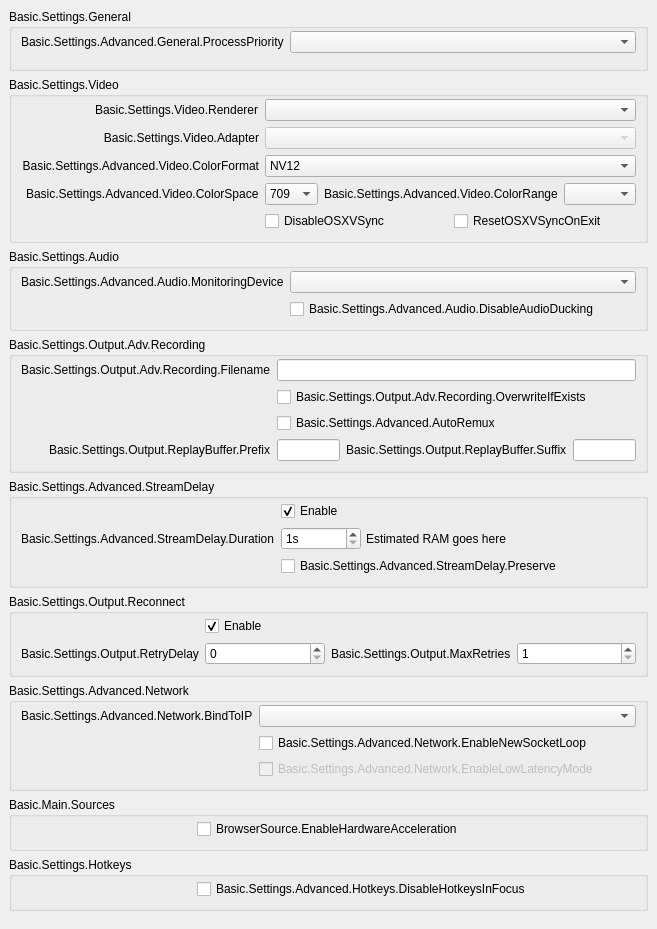
           <widget class="QWidget" name="scrollAreaWidgetContents">
            <property name="geometry">
             <rect>
              <x>0</x>
              <y>0</y>
              <width>657</width>
              <height>822</height>
             </rect>
            </property>
            <layout class="QVBoxLayout" name="verticalLayout_23">
             <property name="leftMargin">
              <number>0</number>
             </property>
             <property name="topMargin">
              <number>0</number>
             </property>
             <property name="rightMargin">
              <number>0</number>
             </property>
             <property name="bottomMargin">
              <number>9</number>
             </property>
             <item>
              <widget class="QWidget" name="widget_11" native="true">
               <layout class="QVBoxLayout" name="verticalLayout_24">
                <item>
                 <widget class="QGroupBox" name="advancedGeneralGroupBox">
                  <property name="title">
                   <string>Basic.Settings.General</string>
                  </property>
                  <layout class="QFormLayout" name="formLayout_22">
                   <property name="fieldGrowthPolicy">
                    <enum>QFormLayout::AllNonFixedFieldsGrow</enum>
                   </property>
                   <property name="labelAlignment">
                    <set>Qt::AlignRight|Qt::AlignTrailing|Qt::AlignVCenter</set>
                   </property>
                   <property name="topMargin">
                    <number>2</number>
                   </property>
                   <item row="0" column="0">
                    <widget class="QLabel" name="processPriorityLabel">
                     <property name="text">
                      <string>Basic.Settings.Advanced.General.ProcessPriority</string>
                     </property>
                     <property name="buddy">
                      <cstring>processPriority</cstring>
                     </property>
                    </widget>
                   </item>
                   <item row="0" column="1">
                    <widget class="QComboBox" name="processPriority"/>
                   </item>
                   <item row="1" column="0">
                    <spacer name="horizontalSpacer_13">
                     <property name="orientation">
                      <enum>Qt::Horizontal</enum>
                     </property>
                     <property name="sizeHint" stdset="0">
                      <size>
                       <width>170</width>
                       <height>0</height>
                      </size>
                     </property>
                    </spacer>
                   </item>
                  </layout>
                 </widget>
                </item>
                <item>
                 <widget class="QGroupBox" name="advancedVideoContainer">
                  <property name="title">
                   <string>Basic.Settings.Video</string>
                  </property>
                  <layout class="QFormLayout" name="formLayout_14">
                   <property name="fieldGrowthPolicy">
                    <enum>QFormLayout::AllNonFixedFieldsGrow</enum>
                   </property>
                   <property name="labelAlignment">
                    <set>Qt::AlignRight|Qt::AlignTrailing|Qt::AlignVCenter</set>
                   </property>
                   <property name="topMargin">
                    <number>2</number>
                   </property>
                   <item row="0" column="0">
                    <widget class="QLabel" name="rendererLabel">
                     <property name="text">
                      <string>Basic.Settings.Video.Renderer</string>
                     </property>
                     <property name="buddy">
                      <cstring>renderer</cstring>
                     </property>
                    </widget>
                   </item>
                   <item row="0" column="1">
                    <widget class="QComboBox" name="renderer">
                     <property name="currentText">
                      <string notr="true"/>
                     </property>
                    </widget>
                   </item>
                   <item row="1" column="0">
                    <widget class="QLabel" name="adapterLabel">
                     <property name="text">
                      <string>Basic.Settings.Video.Adapter</string>
                     </property>
                     <property name="alignment">
                      <set>Qt::AlignRight|Qt::AlignTrailing|Qt::AlignVCenter</set>
                     </property>
                     <property name="buddy">
                      <cstring>adapter</cstring>
                     </property>
                    </widget>
                   </item>
                   <item row="1" column="1">
                    <widget class="QComboBox" name="adapter">
                     <property name="enabled">
                      <bool>false</bool>
                     </property>
                     <property name="currentText">
                      <string notr="true"/>
                     </property>
                    </widget>
                   </item>
                   <item row="2" column="0">
                    <widget class="QLabel" name="label_30">
                     <property name="minimumSize">
                      <size>
                       <width>0</width>
                       <height>0</height>
                      </size>
                     </property>
                     <property name="text">
                      <string>Basic.Settings.Advanced.Video.ColorFormat</string>
                     </property>
                     <property name="alignment">
                      <set>Qt::AlignRight|Qt::AlignTrailing|Qt::AlignVCenter</set>
                     </property>
                     <property name="buddy">
                      <cstring>colorFormat</cstring>
                     </property>
                    </widget>
                   </item>
                   <item row="2" column="1">
                    <widget class="QComboBox" name="colorFormat">
                     <item>
                      <property name="text">
                       <string notr="true">NV12</string>
                      </property>
                     </item>
                     <item>
                      <property name="text">
                       <string notr="true">I420</string>
                      </property>
                     </item>
                     <item>
                      <property name="text">
                       <string>I444</string>
                      </property>
                     </item>
                     <item>
                      <property name="text">
                       <string notr="true">RGB</string>
                      </property>
                     </item>
                    </widget>
                   </item>
                   <item row="4" column="1">
                    <layout class="QHBoxLayout" name="horizontalLayout_18">
                     <property name="leftMargin">
                      <number>0</number>
                     </property>
                     <property name="topMargin">
                      <number>0</number>
                     </property>
                     <property name="rightMargin">
                      <number>0</number>
                     </property>
                     <property name="bottomMargin">
                      <number>0</number>
                     </property>
                     <item>
                      <widget class="QCheckBox" name="disableOSXVSync">
                       <property name="text">
                        <string>DisableOSXVSync</string>
                       </property>
                      </widget>
                     </item>
                     <item>
                      <widget class="QCheckBox" name="resetOSXVSync">
                       <property name="text">
                        <string>ResetOSXVSyncOnExit</string>
                       </property>
                      </widget>
                     </item>
                    </layout>
                   </item>
                   <item row="3" column="1">
                    <layout class="QHBoxLayout" name="horizontalLayout_20">
                     <property name="leftMargin">
                      <number>0</number>
                     </property>
                     <property name="topMargin">
                      <number>0</number>
                     </property>
                     <property name="rightMargin">
                      <number>0</number>
                     </property>
                     <property name="bottomMargin">
                      <number>0</number>
                     </property>
                     <item>
                      <widget class="QComboBox" name="colorSpace">
                       <item>
                        <property name="text">
                         <string notr="true">709</string>
                        </property>
                       </item>
                       <item>
                        <property name="text">
                         <string notr="true">601</string>
                        </property>
                       </item>
                      </widget>
                     </item>
                     <item>
                      <widget class="QLabel" name="label_34">
                       <property name="sizePolicy">
                        <sizepolicy hsizetype="Maximum" vsizetype="Preferred">
                         <horstretch>0</horstretch>
                         <verstretch>0</verstretch>
                        </sizepolicy>
                       </property>
                       <property name="text">
                        <string>Basic.Settings.Advanced.Video.ColorRange</string>
                       </property>
                       <property name="buddy">
                        <cstring>colorRange</cstring>
                       </property>
                      </widget>
                     </item>
                     <item>
                      <widget class="QComboBox" name="colorRange"/>
                     </item>
                    </layout>
                   </item>
                   <item row="3" column="0">
                    <widget class="QLabel" name="label_33">
                     <property name="text">
                      <string>Basic.Settings.Advanced.Video.ColorSpace</string>
                     </property>
                     <property name="buddy">
                      <cstring>colorSpace</cstring>
                     </property>
                    </widget>
                   </item>
                   <item row="4" column="0">
                    <spacer name="horizontalSpacer_12">
                     <property name="orientation">
                      <enum>Qt::Horizontal</enum>
                     </property>
                     <property name="sizeHint" stdset="0">
                      <size>
                       <width>170</width>
                       <height>20</height>
                      </size>
                     </property>
                    </spacer>
                   </item>
                  </layout>
                 </widget>
                </item>
                <item>
                 <widget class="QGroupBox" name="advAudioGroupBox">
                  <property name="title">
                   <string>Basic.Settings.Audio</string>
                  </property>
                  <layout class="QFormLayout" name="formLayout_27">
                   <property name="fieldGrowthPolicy">
                    <enum>QFormLayout::AllNonFixedFieldsGrow</enum>
                   </property>
                   <property name="labelAlignment">
                    <set>Qt::AlignRight|Qt::AlignTrailing|Qt::AlignVCenter</set>
                   </property>
                   <property name="topMargin">
                    <number>2</number>
                   </property>
                   <item row="0" column="0">
                    <widget class="QLabel" name="monitoringDeviceLabel">
                     <property name="text">
                      <string>Basic.Settings.Advanced.Audio.MonitoringDevice</string>
                     </property>
                     <property name="buddy">
                      <cstring>monitoringDevice</cstring>
                     </property>
                    </widget>
                   </item>
                   <item row="0" column="1">
                    <widget class="QComboBox" name="monitoringDevice"/>
                   </item>
                   <item row="1" column="1">
                    <widget class="QCheckBox" name="disableAudioDucking">
                     <property name="text">
                      <string>Basic.Settings.Advanced.Audio.DisableAudioDucking</string>
                     </property>
                    </widget>
                   </item>
                   <item row="1" column="0">
                    <spacer name="horizontalSpacer_11">
                     <property name="orientation">
                      <enum>Qt::Horizontal</enum>
                     </property>
                     <property name="sizeHint" stdset="0">
                      <size>
                       <width>170</width>
                       <height>20</height>
                      </size>
                     </property>
                    </spacer>
                   </item>
                  </layout>
                 </widget>
                </item>
                <item>
                 <widget class="QGroupBox" name="groupBox_6">
                  <property name="title">
                   <string>Basic.Settings.Output.Adv.Recording</string>
                  </property>
                  <layout class="QFormLayout" name="formLayout_17">
                   <property name="fieldGrowthPolicy">
                    <enum>QFormLayout::AllNonFixedFieldsGrow</enum>
                   </property>
                   <property name="labelAlignment">
                    <set>Qt::AlignRight|Qt::AlignTrailing|Qt::AlignVCenter</set>
                   </property>
                   <property name="topMargin">
                    <number>2</number>
                   </property>
                   <item row="0" column="0">
                    <widget class="QLabel" name="label_7">
                     <property name="text">
                      <string>Basic.Settings.Output.Adv.Recording.Filename</string>
                     </property>
                     <property name="buddy">
                      <cstring>filenameFormatting</cstring>
                     </property>
                    </widget>
                   </item>
                   <item row="0" column="1">
                    <widget class="QLineEdit" name="filenameFormatting"/>
                   </item>
                   <item row="1" column="1">
                    <widget class="QCheckBox" name="overwriteIfExists">
                     <property name="text">
                      <string>Basic.Settings.Output.Adv.Recording.OverwriteIfExists</string>
                     </property>
                    </widget>
                   </item>
                   <item row="3" column="1">
                    <layout class="QHBoxLayout" name="horizontalLayout_14">
                     <property name="leftMargin">
                      <number>0</number>
                     </property>
                     <property name="topMargin">
                      <number>0</number>
                     </property>
                     <property name="rightMargin">
                      <number>0</number>
                     </property>
                     <property name="bottomMargin">
                      <number>0</number>
                     </property>
                     <item>
                      <widget class="QLineEdit" name="simpleRBPrefix"/>
                     </item>
                     <item>
                      <widget class="QLabel" name="label_58">
                       <property name="text">
                        <string>Basic.Settings.Output.ReplayBuffer.Suffix</string>
                       </property>
                       <property name="buddy">
                        <cstring>simpleRBSuffix</cstring>
                       </property>
                      </widget>
                     </item>
                     <item>
                      <widget class="QLineEdit" name="simpleRBSuffix"/>
                     </item>
                    </layout>
                   </item>
                   <item row="3" column="0">
                    <widget class="QLabel" name="label_57">
                     <property name="text">
                      <string>Basic.Settings.Output.ReplayBuffer.Prefix</string>
                     </property>
                     <property name="buddy">
                      <cstring>simpleRBPrefix</cstring>
                     </property>
                    </widget>
                   </item>
                   <item row="1" column="0">
                    <spacer name="horizontalSpacer_10">
                     <property name="orientation">
                      <enum>Qt::Horizontal</enum>
                     </property>
                     <property name="sizeHint" stdset="0">
                      <size>
                       <width>170</width>
                       <height>20</height>
                      </size>
                     </property>
                    </spacer>
                   </item>
                   <item row="2" column="1">
                    <widget class="QCheckBox" name="autoRemux">
                     <property name="text">
                      <string>Basic.Settings.Advanced.AutoRemux</string>
                     </property>
                    </widget>
                   </item>
                   <item row="2" column="0">
                    <spacer name="horizontalSpacer_16">
                     <property name="orientation">
                      <enum>Qt::Horizontal</enum>
                     </property>
                     <property name="sizeHint" stdset="0">
                      <size>
                       <width>40</width>
                       <height>20</height>
                      </size>
                     </property>
                    </spacer>
                   </item>
                  </layout>
                 </widget>
                </item>
                <item>
                 <widget class="QGroupBox" name="groupBox_5">
                  <property name="title">
                   <string>Basic.Settings.Advanced.StreamDelay</string>
                  </property>
                  <layout class="QFormLayout" name="formLayout_18">
                   <property name="fieldGrowthPolicy">
                    <enum>QFormLayout::AllNonFixedFieldsGrow</enum>
                   </property>
                   <property name="labelAlignment">
                    <set>Qt::AlignRight|Qt::AlignTrailing|Qt::AlignVCenter</set>
                   </property>
                   <property name="topMargin">
                    <number>2</number>
                   </property>
                   <item row="1" column="0">
                    <widget class="QLabel" name="label_56">
                     <property name="text">
                      <string>Basic.Settings.Advanced.StreamDelay.Duration</string>
                     </property>
                     <property name="buddy">
                      <cstring>streamDelaySec</cstring>
                     </property>
                    </widget>
                   </item>
                   <item row="1" column="1">
                    <widget class="QWidget" name="widget_12" native="true">
                     <property name="enabled">
                      <bool>true</bool>
                     </property>
                     <layout class="QHBoxLayout" name="horizontalLayout_13">
                      <property name="spacing">
                       <number>5</number>
                      </property>
                      <property name="leftMargin">
                       <number>0</number>
                      </property>
                      <property name="topMargin">
                       <number>0</number>
                      </property>
                      <property name="rightMargin">
                       <number>0</number>
                      </property>
                      <property name="bottomMargin">
                       <number>0</number>
                      </property>
                      <item>
                       <widget class="QSpinBox" name="streamDelaySec">
                        <property name="enabled">
                         <bool>true</bool>
                        </property>
                        <property name="sizePolicy">
                         <sizepolicy hsizetype="Maximum" vsizetype="Fixed">
                          <horstretch>0</horstretch>
                          <verstretch>0</verstretch>
                         </sizepolicy>
                        </property>
                        <property name="minimumSize">
                         <size>
                          <width>80</width>
                          <height>0</height>
                         </size>
                        </property>
                        <property name="suffix">
                         <string notr="true">s</string>
                        </property>
                        <property name="minimum">
                         <number>1</number>
                        </property>
                        <property name="maximum">
                         <number>1800</number>
                        </property>
                       </widget>
                      </item>
                      <item>
                       <widget class="QLabel" name="streamDelayInfo">
                        <property name="text">
                         <string notr="true">Estimated RAM goes here</string>
                        </property>
                       </widget>
                      </item>
                     </layout>
                    </widget>
                   </item>
                   <item row="2" column="1">
                    <widget class="QCheckBox" name="streamDelayPreserve">
                     <property name="text">
                      <string>Basic.Settings.Advanced.StreamDelay.Preserve</string>
                     </property>
                    </widget>
                   </item>
                   <item row="0" column="1">
                    <widget class="QCheckBox" name="streamDelayEnable">
                     <property name="text">
                      <string>Enable</string>
                     </property>
                     <property name="checked">
                      <bool>true</bool>
                     </property>
                    </widget>
                   </item>
                   <item row="2" column="0">
                    <spacer name="horizontalSpacer_9">
                     <property name="orientation">
                      <enum>Qt::Horizontal</enum>
                     </property>
                     <property name="sizeHint" stdset="0">
                      <size>
                       <width>170</width>
                       <height>20</height>
                      </size>
                     </property>
                    </spacer>
                   </item>
                  </layout>
                 </widget>
                </item>
                <item>
                 <widget class="QGroupBox" name="groupBox_7">
                  <property name="title">
                   <string>Basic.Settings.Output.Reconnect</string>
                  </property>
                  <layout class="QFormLayout" name="formLayout_19">
                   <property name="fieldGrowthPolicy">
                    <enum>QFormLayout::AllNonFixedFieldsGrow</enum>
                   </property>
                   <property name="labelAlignment">
                    <set>Qt::AlignRight|Qt::AlignTrailing|Qt::AlignVCenter</set>
                   </property>
                   <property name="topMargin">
                    <number>2</number>
                   </property>
                   <item row="0" column="1">
                    <widget class="QCheckBox" name="reconnectEnable">
                     <property name="text">
                      <string>Enable</string>
                     </property>
                     <property name="checked">
                      <bool>true</bool>
                     </property>
                    </widget>
                   </item>
                   <item row="1" column="1">
                    <layout class="QHBoxLayout" name="horizontalLayout_19">
                     <property name="leftMargin">
                      <number>0</number>
                     </property>
                     <property name="topMargin">
                      <number>0</number>
                     </property>
                     <property name="rightMargin">
                      <number>0</number>
                     </property>
                     <property name="bottomMargin">
                      <number>0</number>
                     </property>
                     <item>
                      <widget class="QSpinBox" name="reconnectRetryDelay">
                       <property name="maximum">
                        <number>30</number>
                       </property>
                      </widget>
                     </item>
                     <item>
                      <widget class="QLabel" name="label_22">
                       <property name="sizePolicy">
                        <sizepolicy hsizetype="Maximum" vsizetype="Preferred">
                         <horstretch>0</horstretch>
                         <verstretch>0</verstretch>
                        </sizepolicy>
                       </property>
                       <property name="text">
                        <string>Basic.Settings.Output.MaxRetries</string>
                       </property>
                       <property name="buddy">
                        <cstring>reconnectMaxRetries</cstring>
                       </property>
                      </widget>
                     </item>
                     <item>
                      <widget class="QSpinBox" name="reconnectMaxRetries">
                       <property name="minimum">
                        <number>1</number>
                       </property>
                       <property name="maximum">
                        <number>10000</number>
                       </property>
                      </widget>
                     </item>
                    </layout>
                   </item>
                   <item row="1" column="0">
                    <widget class="QLabel" name="label_17">
                     <property name="text">
                      <string>Basic.Settings.Output.RetryDelay</string>
                     </property>
                     <property name="buddy">
                      <cstring>reconnectRetryDelay</cstring>
                     </property>
                    </widget>
                   </item>
                   <item row="0" column="0">
                    <spacer name="horizontalSpacer_8">
                     <property name="orientation">
                      <enum>Qt::Horizontal</enum>
                     </property>
                     <property name="sizeHint" stdset="0">
                      <size>
                       <width>170</width>
                       <height>20</height>
                      </size>
                     </property>
                    </spacer>
                   </item>
                  </layout>
                 </widget>
                </item>
                <item>
                 <widget class="QGroupBox" name="advNetworkGroupBox">
                  <property name="title">
                   <string>Basic.Settings.Advanced.Network</string>
                  </property>
                  <layout class="QFormLayout" name="formLayout_23">
                   <property name="fieldGrowthPolicy">
                    <enum>QFormLayout::AllNonFixedFieldsGrow</enum>
                   </property>
                   <property name="labelAlignment">
                    <set>Qt::AlignRight|Qt::AlignTrailing|Qt::AlignVCenter</set>
                   </property>
                   <property name="topMargin">
                    <number>2</number>
                   </property>
                   <item row="0" column="0">
                    <widget class="QLabel" name="label_27">
                     <property name="text">
                      <string>Basic.Settings.Advanced.Network.BindToIP</string>
                     </property>
                     <property name="buddy">
                      <cstring>bindToIP</cstring>
                     </property>
                    </widget>
                   </item>
                   <item row="0" column="1">
                    <widget class="QComboBox" name="bindToIP"/>
                   </item>
                   <item row="1" column="1">
                    <widget class="QCheckBox" name="enableNewSocketLoop">
                     <property name="text">
                      <string>Basic.Settings.Advanced.Network.EnableNewSocketLoop</string>
                     </property>
                    </widget>
                   </item>
                   <item row="2" column="1">
                    <widget class="QCheckBox" name="enableLowLatencyMode">
                     <property name="enabled">
                      <bool>false</bool>
                     </property>
                     <property name="text">
                      <string>Basic.Settings.Advanced.Network.EnableLowLatencyMode</string>
                     </property>
                    </widget>
                   </item>
                   <item row="1" column="0">
                    <spacer name="horizontalSpacer_7">
                     <property name="orientation">
                      <enum>Qt::Horizontal</enum>
                     </property>
                     <property name="sizeHint" stdset="0">
                      <size>
                       <width>170</width>
                       <height>20</height>
                      </size>
                     </property>
                    </spacer>
                   </item>
                  </layout>
                 </widget>
                </item>
                <item>
                 <widget class="QGroupBox" name="sourcesGroup">
                  <property name="title">
                   <string>Basic.Main.Sources</string>
                  </property>
                  <layout class="QFormLayout" name="formLayout_34">
                   <property name="topMargin">
                    <number>2</number>
                   </property>
                   <item row="0" column="0">
                    <spacer name="horizontalSpacer_15">
                     <property name="orientation">
                      <enum>Qt::Horizontal</enum>
                     </property>
                     <property name="sizeHint" stdset="0">
                      <size>
                       <width>170</width>
                       <height>20</height>
                      </size>
                     </property>
                    </spacer>
                   </item>
                   <item row="0" column="1">
                    <widget class="QCheckBox" name="browserHWAccel">
                     <property name="text">
                      <string>BrowserSource.EnableHardwareAcceleration</string>
                     </property>
                    </widget>
                   </item>
                  </layout>
                 </widget>
                </item>
                <item>
                 <widget class="QGroupBox" name="groupBox_17">
                  <property name="title">
                   <string>Basic.Settings.Hotkeys</string>
                  </property>
                  <layout class="QFormLayout" name="formLayout_33">
                   <property name="topMargin">
                    <number>2</number>
                   </property>
                   <item row="0" column="1">
                    <widget class="QCheckBox" name="disableFocusHotkeys">
                     <property name="text">
                      <string>Basic.Settings.Advanced.Hotkeys.DisableHotkeysInFocus</string>
                     </property>
                    </widget>
                   </item>
                   <item row="0" column="0">
                    <spacer name="horizontalSpacer_14">
                     <property name="orientation">
                      <enum>Qt::Horizontal</enum>
                     </property>
                     <property name="sizeHint" stdset="0">
                      <size>
                       <width>170</width>
                       <height>20</height>
                      </size>
                     </property>
                    </spacer>
                   </item>
                  </layout>
                 </widget>
                </item>
               </layout>
              </widget>
             </item>
            </layout>
           </widget>
